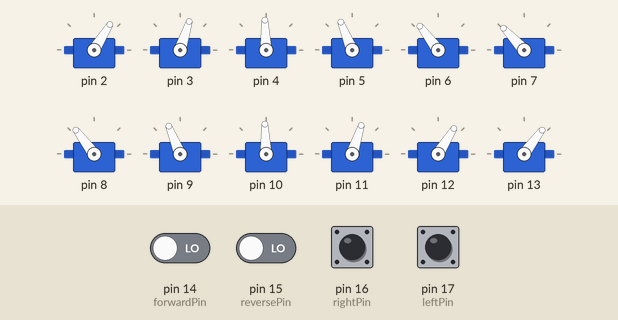
The sketch below on a simulated Arduino Uno, built with avr-gcc and run on an emulated ATmega328P. Shown: 12 × servo. The inputs (shaded band) are chosen by the test bench; at power-on: pin 14 (forwardPin), pin 15 (reversePin), pin 16 (rightPin), pin 17 (leftPin) LOW.

Above: at 6.2 s.
6.3 s: pin 14 (forwardPin) driven HIGH
At 6.76 s:
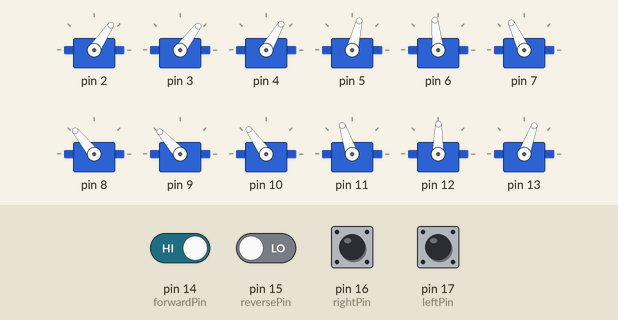
9.3 s: pin 15 (reversePin) driven HIGH
At 10.7 s:
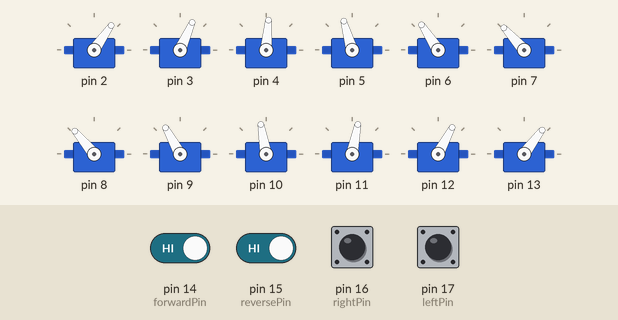
12.3 s: pin 16 (rightPin) pulled HIGH for 1 s
At 14.1 s:
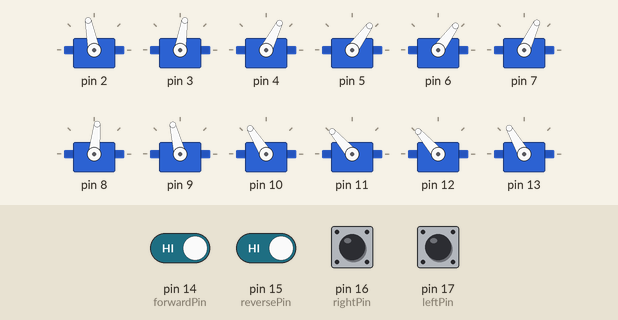
15.0 s: pin 17 (leftPin) pulled HIGH for 0.15 s
At 15.18 s:
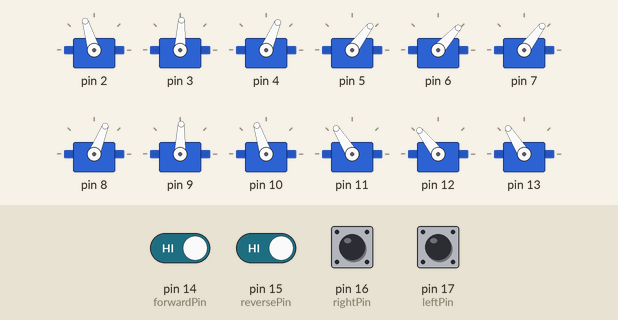
18.0 s: pin 16 (rightPin) pulled HIGH for 0.15 s
At 19.4 s:
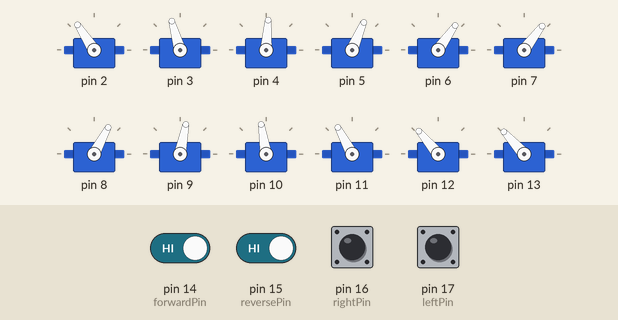
19.8 s: pin 17 (leftPin) pulled HIGH for 1 s
Timing chart, 0 to 42.1 s (numbered marks = the images above; inputs shaded):
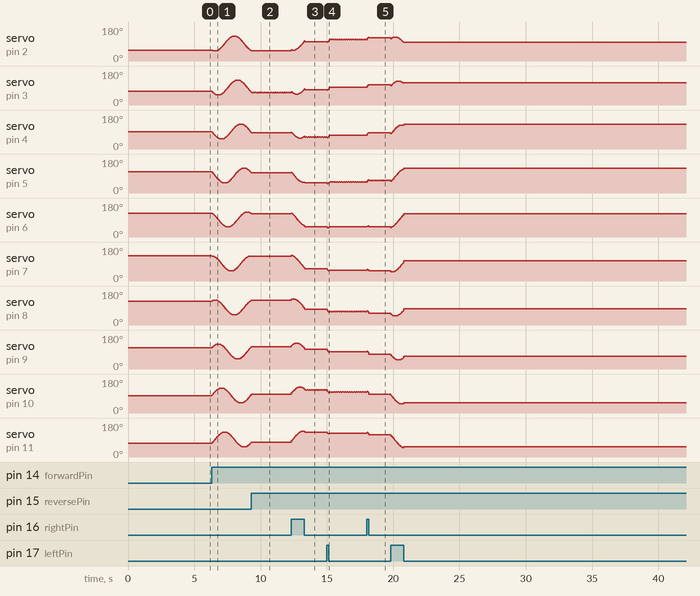

Measured:
- after the input at 6.3 s, servo on pin 13: rises from 53° to 132° in 1.3 s, then falls to 53° in 1.5 s
- after the input at 9.3 s, servo on pin 2: goes on until 9.3 s, then stays 55°; servo on pin 5: goes on until 9.3 s, then stays 106°; servo on pin 6: goes on until 9.3 s, then stays 123°; servo on pin 7: stops changing and stays 132°; servo on pin 8: goes on until 9.3 s, then stays 130°
- after the input at 18.0 s, servo on pin 6: 53° → 58° at once, → 55° 0.10 s later; servo on pin 12: 132° → 137° at once, → 130° 0.10 s later
- by itself, servo on pin 3: alternates 67° for 0.02 s and 66° for 0.02 s

The sketch:

SerpentineRev3.ino
```cpp
/*
Remote control file for serpentine motion
of a snake robot with 12 servos
*/

#include <Servo.h>

// Define servo objects for the snake segments
Servo s0;
Servo s1;
Servo s2;
Servo s3;
Servo s4;
Servo s5;
Servo s6;
Servo s7;
Servo s8;
Servo s9;
Servo s10;
Servo s11;
Servo servo[12] = {s0, s1, s2, s3, s4, s5, s6, s7, s8, s9, s10, s11};


// Define variables
int forwardPin = 14;  // Remote control movement pins
int reversePin = 15;
int rightPin = 16;
int leftPin = 17;

int forwardVal = 0;  // Remote control variables
int reverseVal = 0;
int rightVal = 0;
int leftVal = 0;

int counter = 0; // Loop counter variable
float lag = .5236; // Phase lag between segments
int frequency = 1; // Oscillation frequency of segments.
int amplitude = 40; // Amplitude of the serpentine motion of the snake
int rightOffset = 5; // Right turn offset
int leftOffset = -5; // Left turn offset
int offset = 6; // Variable to correct servos that are not exactly centered
int delayTime = 5; // Delay between limb movements
int startPause = 5000;  // Delay time to position robot
int test = -3; // Test varialble takes values from -6 to +5

double segmentAngle[12];

void setup()
{
// Set movement pins as inputs
  pinMode(forwardPin, INPUT);
  pinMode(reversePin, INPUT);
  pinMode(rightPin, INPUT);
  pinMode(leftPin, INPUT);

// Set movement pins to low
  digitalWrite(forwardPin, LOW);
  digitalWrite(reversePin, LOW);
  digitalWrite(rightPin, LOW);
  digitalWrite(leftPin, LOW);

// Attach segments to pins
   for(int i=0; i<12; i++){
    servo[i].attach(i+2);
   }

// Put snake in starting position
    for(int i=0; i<12; i++){
      segmentAngle[i] = 93+amplitude*cos((5-i)*lag);
      servo[i].write(segmentAngle[i]);
    }

  delay(startPause);  // Pause to position robot
}


void loop()
{
//  Read movement pins
  forwardVal = digitalRead(forwardPin);
  reverseVal = digitalRead(reversePin);
  rightVal = digitalRead(rightPin);
  leftVal = digitalRead(leftPin);

  // Right turn
  if (rightVal == HIGH){
      delay(delayTime);
      for(int i=0; i<12; i++){
         segmentAngle[i] = 93+rightOffset+amplitude*cos(frequency*counter*3.14159/180+(5-i)*lag);
         servo[i].write(segmentAngle[i]);
      }
      if(forwardVal == HIGH){
        counter++;
      }
      else if(reverseVal == HIGH){
        counter--;
      }
  }

  // Left turn
  else if (leftVal == HIGH){
      delay(delayTime);
      for(int i=0; i<12; i++){
         segmentAngle[i] = 93+leftOffset+amplitude*cos(frequency*counter*3.14159/180+(5-i)*lag);
         servo[i].write(segmentAngle[i]);
      }
      if(forwardVal == HIGH){
        counter++;
      }
      else if(reverseVal == HIGH){
        counter--;
      }
  }
  else{
    // Forward motion
    if (forwardVal == HIGH){
        delay(delayTime);
        for(int i=0; i<12; i++){
           segmentAngle[i] = 93+amplitude*cos(frequency*counter*3.14159/180+(5-i)*lag);
           servo[i].write(segmentAngle[i]);
        }
        counter++;
    }

  // Reverse motion
    if (reverseVal == HIGH){
        delay(delayTime);
        for(int i=0; i<12; i++){
           segmentAngle[i] = 93+amplitude*cos(frequency*counter*3.14159/180+(5-i)*lag);
           servo[i].write(segmentAngle[i]);
        }
        counter--;
    }

  }


}
```
